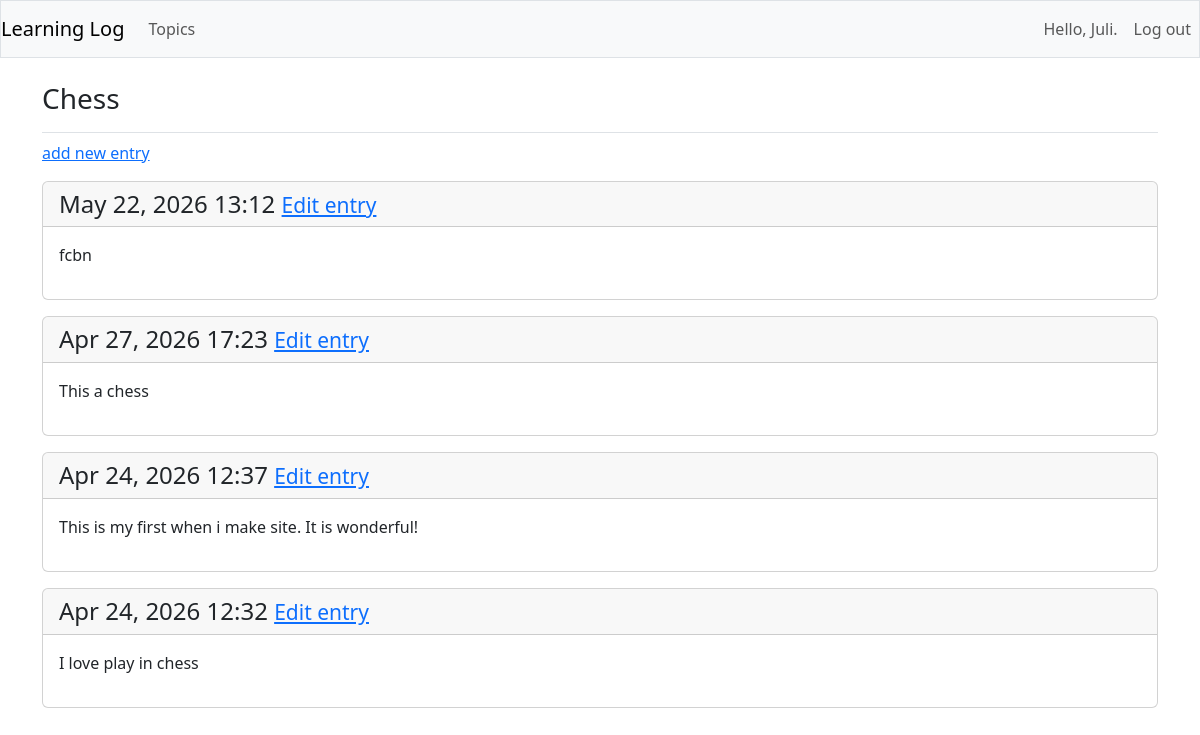
The page /topics/1/ (signed in) on the database its author committed.
### learning_logs/models.py (models this page shows, shortened)
class Topic(models.Model):
	text = models.CharField(max_length=200)
	date_added = models.DateTimeField(auto_now_add=True)
	owner = models.ForeignKey(User, on_delete=models.CASCADE)
	def __str__(self):
		return self.text

class Entry(models.Model):
	topic = models.ForeignKey(Topic, on_delete=models.CASCADE)
	text = models.TextField()
	date_added = models.DateTimeField(auto_now_add=True)
	class Meta:
		verbose_name_plural = 'entries'

### learning_logs/views.py (the view)
# urls.py: path('topics/<int:topic_id>/', views.topic, name='topic'),
@login_required
def topic(request, topic_id):
	topic = check_topic_owner(request, topic_id)
	entries = topic.entry_set.order_by('-date_added')
	context = {'topic': topic, 'entries': entries}
	return render(request, 'learning_logs/topic.html', context)

### learning_logs/views.py (called while the page is built)
def check_topic_owner(request, topic_id):
	topic = Topic.objects.get(id=topic_id)
	if topic.owner != request.user:
		raise Http404
	return topic

### learning_logs/templates/learning_logs/topic.html
{% extends "learning_logs/base.html" %}
{% block page_header %}
  <h3>{{ topic }}</h3>
{% endblock page_header %}
{% block content %}
    <p>
<a href="{% url 'learning_logs:new_entry' topic.id %}">add new entry</a>
    </p>
    {% for entry in entries %}
        <div class="card mb-3">
          <h4 class="card-header">
        	{{ entry.date_added|date:'M d, Y H:i' }}
        	<small><a href="{% url 'learning_logs:edit_entry' entry.id %}">   Edit entry</a></small>
          </h4>
          <div class="card-body">
            {{ entry.text|linebreaks }}
          </div>
        </div>
    {% empty %}
    	<li>There are no entries for this topic yet.</li>
    {% endfor %}
{% endblock content %}

### learning_logs/templates/learning_logs/base.html (shortened to what this page needs)
<!doctype html>
<html lang="en">
  <head>
	<link href="https://cdn.jsdelivr.net/npm/bootstrap@5.3.7/dist/css/bootstrap.min.css" rel="stylesheet">
</head>
<body>
	<nav class="navbar navbar-expand-md navbar-light bg-light mb-4 border">
		<a class="navbar-brand" href="{% url 'learning_logs:index'%}">
		  Learning Log</a>
		<div class="collapse navbar-collapse" id="navbarCollapse">
		  <ul class="navbar-nav me-auto">
		    <li class="nav-item">
		      <a class="nav-link" href="{% url 'learning_logs:topics' %}">
		          Topics</a></li>
		  </ul>
		  <ul class="navbar-nav ms-auto">
		  	{% if user.is_authenticated %}
		  	  <li class="nav-item">
		  	  	<a class="nav-link">Hello, {{ user.username }}.</a>
		  	  </li>
		  	  <li class="nav-item">
		  	  	<form action="{% url 'users:logout' %}" method="post">
		  	  		<button type="submit" class="nav-link">
		  	  			Log out
		  	  		</button>
		  	  	</form>
		  	  </li>
		  	{% else %}
		  	  <li class="nav-item">
		  	  	<a class="nav-link" href="{% url 'users:register' %}">Register</a>
		  	  </li>
		  	  <li class="nav-item">
		  	  	<a class="nav-link" href="{% url 'users:login' %}">Log in</a></li>
		  	 {% endif %}
		  </ul>
		</div>
	</nav>
	<main role="main" class="container">
		<div class="pb-2 mb-2 border-bottom">
			{% block page_header %}{% endblock page_header %}
		</div>
		<div>
			{% block content %}{% endblock content %}
		</div>
    </main>
</body>
</html>

### rows shown on the page
Topic: text "Chess"
Entry: date_added "May 22, 2026 13:12", text "fcbn"
Entry: date_added "Apr 27, 2026 17:23", text "This a chess"
Entry: date_added "Apr 24, 2026 12:37", text "This is my first when i make site. It is wonderful!"
Entry: date_added "Apr 24, 2026 12:32", text "I love play in chess"

### other values the page prints
{{ user.username }} "Juli"
